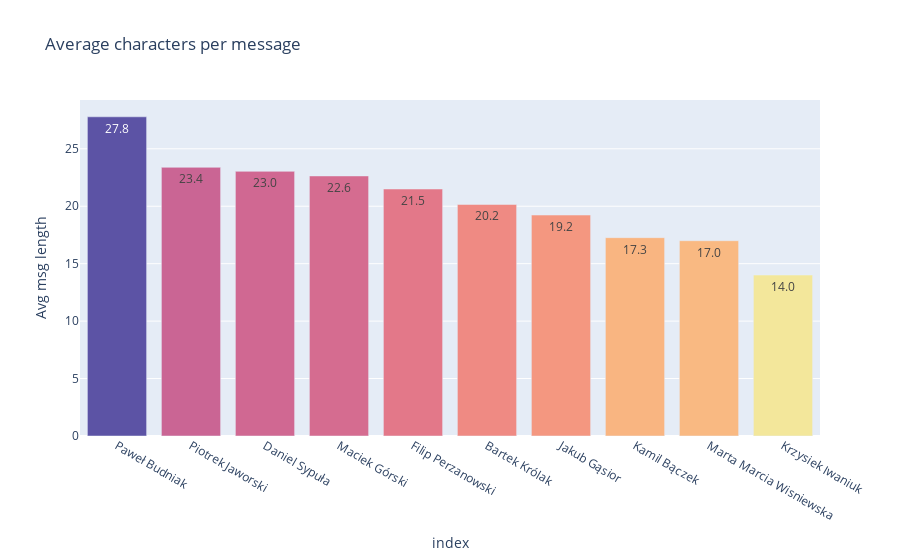

Notebook code for this chart:
### Code cell
col = 'Avg msg length'
df2 = msg_stats.sort_values(by = col, ascending = False)
f = px.bar(df2, y = col, x = df2.index, labels = {'x': 'Sender'}, text = col ,color = col,
           title = 'Average characters per message', color_continuous_scale = px.colors.sequential.Sunset)
f.update_traces(texttemplate='%{text:.1f}')
f.update(layout_coloraxis_showscale=False)
f

### Figure 1 — Plotly figure (JSON) as saved in the notebook; plotly's stock layout.template omitted (floating-point values rounded to 4 significant figures)
{"data": [{"alignmentgroup": "True", "hovertemplate": "index=%{x}<br>Avg msg length=%{marker.color}<extra></extra>", "legendgroup": "", "marker": {"color": [27.79, 23.39, 23.04, 22.64, 21.5, 20.16, 19.23, 17.26, 17, 14.01], "coloraxis": "coloraxis"}, "name": "", "offsetgroup": "", "orientation": "v", "showlegend": false, "text": [27.79, 23.39, 23.04, 22.64, 21.5, 20.16, 19.23, 17.26, 17, 14.01], "textposition": "auto", "texttemplate": "%{text:.1f}", "type": "bar", "x": ["Paweł Budniak", "Piotrek Jaworski", "Daniel Sypuła", "Maciek Górski", "Filip Perzanowski", "Bartek Królak", "Jakub Gąsior", "Kamil Bączek", "Marta Marcia Wisniewska", "Krzysiek Iwaniuk"], "xaxis": "x", "y": [27.79, 23.39, 23.04, 22.64, 21.5, 20.16, 19.23, 17.26, 17, 14.01], "yaxis": "y"}], "layout": {"barmode": "relative", "coloraxis": {"colorbar": {"title": {"text": "Avg msg length"}}, "colorscale": [[0, "rgb(243, 231, 155)"], [0.1667, "rgb(250, 196, 132)"], [0.3333, "rgb(248, 160, 126)"], [0.5, "rgb(235, 127, 134)"], [0.6667, "rgb(206, 102, 147)"], [0.8333, "rgb(160, 89, 160)"], [1, "rgb(92, 83, 165)"]], "showscale": false}, "legend": {"tracegroupgap": 0}, "title": {"text": "Average characters per message"}, "xaxis": {"anchor": "y", "domain": [0, 1], "title": {"text": "index"}}, "yaxis": {"anchor": "x", "domain": [0, 1], "title": {"text": "Avg msg length"}}}}
